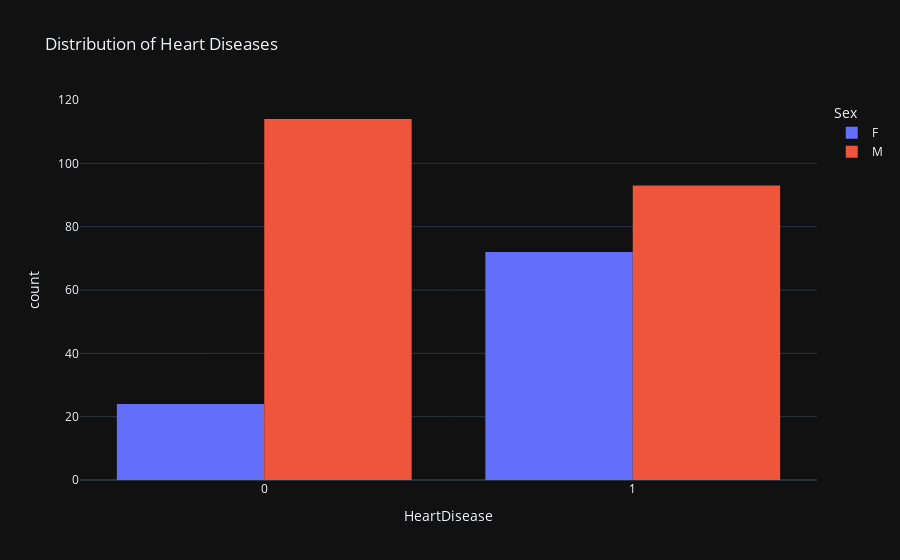

Notebook code for this chart:
### Markdown cell above
Here we can see Heart Disease has a high negative correlation with "MaxHR" and somewhat negative correlation wiht "Cholesterol", where as here positive correatlation with "Oldpeak","FastingBS" and "RestingBP"

### Code cell
# Shows the Distribution of Heat Diseases with respect to male and female
fig=px.histogram(df,
                 x="HeartDisease",
                 color="Sex",
                 hover_data=df.columns,
                 title="Distribution of Heart Diseases",
                 barmode="group")
fig.show()

### Figure 1 — Plotly figure (JSON) as saved in the notebook; plotly's stock layout.template omitted (floating-point values rounded to 4 significant figures; data arrays with more than 128 entries replaced by an {"elided": "..."} marker saying what was removed)
{"data": [{"alignmentgroup": "True", "bingroup": "x", "hovertemplate": "Sex=F<br>HeartDisease=%{x}<br>count=%{y}<extra></extra>", "legendgroup": "F", "marker": {"color": "#636efa", "pattern": {"shape": ""}}, "name": "F", "offsetgroup": "F", "orientation": "v", "showlegend": true, "type": "histogram", "x": [0, 0, 0, 1, 1, 1, 1, 0, 0, 0, 1, 1, 0, 0, 0, 0, 1, 1, 1, 0, 0, 0, 0, 0, 0, 0, 0, 0, 0, 1, 1, 1, 0, 1, 1, 1, 1, 1, 1, 1, 1, 1, 0, 1, 1, 1, 0, 1, 1, 1, 1, 1, 1, 1, 1, 1, 1, 1, 1, 1, 1, 1, 1, 1, 1, 1, 1, 1, 1, 0, 1, 1, 1, 1, 1, 1, 1, 1, 1, 1, 1, 1, 1, 1, 1, 1, 1, 1, 1, 1, 1, 1, 1, 1, 1, 1], "xaxis": "x", "yaxis": "y"}, {"alignmentgroup": "True", "bingroup": "x", "hovertemplate": "Sex=M<br>HeartDisease=%{x}<br>count=%{y}<extra></extra>", "legendgroup": "M", "marker": {"color": "#EF553B", "pattern": {"shape": ""}}, "name": "M", "offsetgroup": "M", "orientation": "v", "showlegend": true, "type": "histogram", "x": {"elided": "207 int values"}, "xaxis": "x", "yaxis": "y"}], "layout": {"barmode": "group", "legend": {"title": {"text": "Sex"}, "tracegroupgap": 0}, "title": {"text": "Distribution of Heart Diseases"}, "xaxis": {"anchor": "y", "domain": [0, 1], "title": {"text": "HeartDisease"}}, "yaxis": {"anchor": "x", "domain": [0, 1], "title": {"text": "count"}}}}
